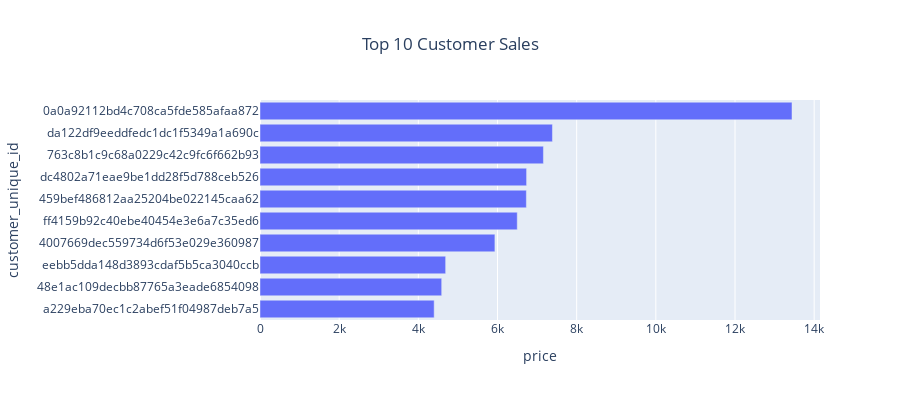

Notebook source saved alongside this figure:
### Code cell
fig = px.bar(top10_cust_sales, x="price", y="customer_unique_id",  orientation='h',
#              hover_data=["tip", "size"],
             height=400,
             title='Top 10 Customer Sales')
fig.update_layout(yaxis={'categoryorder':'total ascending'},title_x = 0.5)

### Figure 1 — Plotly figure (JSON) as saved in the notebook; plotly's stock layout.template omitted (floating-point values rounded to 4 significant figures)
{"data": [{"alignmentgroup": "True", "hovertemplate": "price=%{x}<br>customer_unique_id=%{y}<extra></extra>", "legendgroup": "", "marker": {"color": "#636efa", "pattern": {"shape": ""}}, "name": "", "offsetgroup": "", "orientation": "h", "showlegend": false, "textposition": "auto", "type": "bar", "x": [13440, 7388, 7160, 6735, 6729, 6499, 5935.0, 4690, 4590, 4400], "xaxis": "x", "y": ["0a0a92112bd4c708ca5fde585afaa872", "da122df9eeddfedc1dc1f5349a1a690c", "763c8b1c9c68a0229c42c9fc6f662b93", "dc4802a71eae9be1dd28f5d788ceb526", "459bef486812aa25204be022145caa62", "ff4159b92c40ebe40454e3e6a7c35ed6", "4007669dec559734d6f53e029e360987", "eebb5dda148d3893cdaf5b5ca3040ccb", "48e1ac109decbb87765a3eade6854098", "a229eba70ec1c2abef51f04987deb7a5"], "yaxis": "y"}], "layout": {"barmode": "relative", "height": 400, "legend": {"tracegroupgap": 0}, "title": {"text": "Top 10 Customer Sales", "x": 0.5}, "xaxis": {"anchor": "y", "domain": [0, 1], "title": {"text": "price"}}, "yaxis": {"anchor": "x", "categoryorder": "total ascending", "domain": [0, 1], "title": {"text": "customer_unique_id"}}}}
